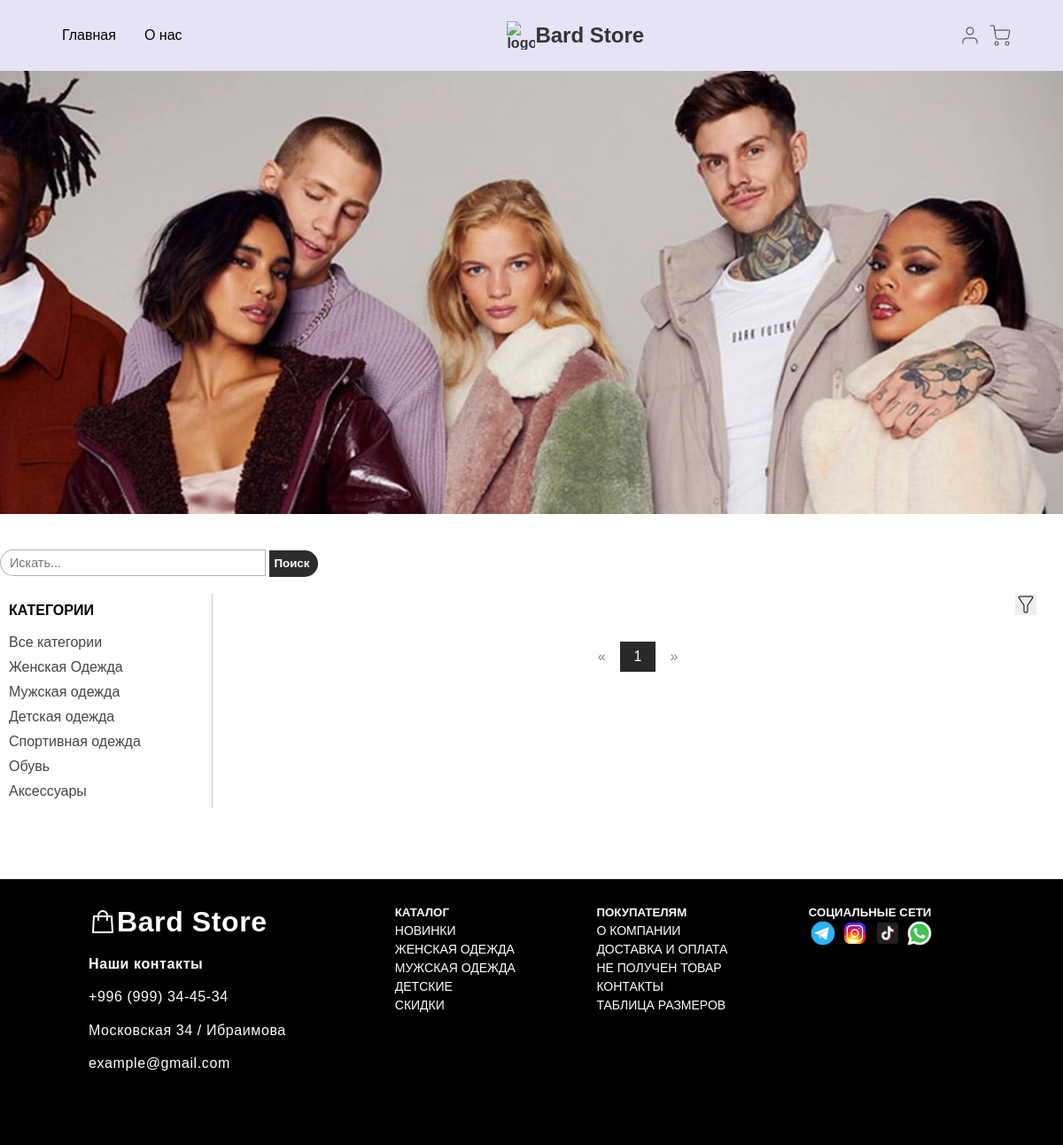
Screenshot of /category/3/ with the database file from the repository.
### main/models.py (models this page shows)
class ProductCategory(models.Model):
    name = models.CharField(max_length=128, unique=True)
    description = models.TextField(null=True, blank=True)
    class Meta:
        verbose_name = 'category'
        verbose_name_plural = 'Categories'
    def __str__(self):
        return self.name

### main/views.py (the view)
# urls.py: path('category/<int:category_id>/', products, name='category'),
def products(request, category_id=None, page_number=1):
    categories = ProductCategory.objects.all()
    products = Product.objects.all()
    if category_id:
        products = products.filter(category_id=category_id)
    search_query = request.GET.get('s')
    if search_query:
        search_query = search_query.capitalize()
        products = products.filter(Q(name__icontains=search_query) | Q(name__iexact=search_query))
    per_page = 4
    paginator = Paginator(products, per_page)
    products_paginator = paginator.page(page_number)
    context = {
        'products': products_paginator,
        'categories': categories,
        'current_page': page_number,
        'category_id': category_id,
        'search_query': search_query,
    }
    return render(request, 'main/products.html', context)

### main/templates/main/products.html (shortened to what this page needs)
{% load static %}
<!DOCTYPE html>
<html lang="en">
<head>
    <link rel="stylesheet" href="{% static 'vendor/css/products.css' %}">
</head>
<body>
    <header>
        <div class="header_wrapper">
            <nav class="navigation">
                <ul class="links">
                    <a href="{% url 'main:bardStore' %}">Главная</a>
                    <a href="{% url 'main:bardStore' %}#about-us">О нас</a>
                </ul>
                <div class="logo">
                    <a href="#">
                        <img src="{% static 'vendor/img/svg_icons/logo.png' %}" alt="logo">
                        <h1>Bard Store</h1>
                    </a>
                </div>
                <div class="profile_items">
                    <a href="{% url 'users:user_profile' %}">
                        <img src="{% static 'vendor/img/svg_icons/user.svg' %}" alt="user_icon">
                    </a>
                    <a href="{% url 'users:cart' %}">
                        <img src="{% static 'vendor/img/svg_icons/shopping-cart.svg' %}" alt="user_icon">
                    </a>
                </div>
            </nav>
        </div>
    </header>
    <main>
        <div class="main_wrapper">
            <ul id="slides">
                <li class="slide"></li>
            </ul>
            <div class="container">
                <nav class="nav">
                    <form class="search-form" action="{% url 'main:products' %}" method="get">
                        <input name="s" placeholder="Искать..." type="search" value="{% if search_query %}{{ search_query }}{% endif %}">
                        <button type="submit">Поиск</button>
                    </form>
                </nav>
                <div class="block-content">
                    <div class="row">
                        <div class="category">
                            <h4 class="h4">КАТЕГОРИИ</h4>
                            <div class="category-items">
                                <ul>
                                    <a  class="cat-item" href="{% url 'main:products' %}">Все категории</a>
                                    {% for category in categories %}
                                    <a  class="cat-item" href="{% url 'main:category' category.id %}">{{ category }}</a>
                                    {% endfor %}
                                </ul>
                            </div>
                        </div>
                    </div>
                    <div class="goods">
                        <div class="filter-block">
                            <button onclick="myFunction()" class="dropbtn">
                            </button>
                        </div>
                        <div class="goods-block">
                            <nav class="pagination">
                                <a href="{% if products.has_previous %}{% if category_id %}{% url 'main:category_paginator' category_id=category_id page_number=products.previous_page_number %}{% else %}{% url 'main:paginator' page_number=products.previous_page_number %}{% endif %}{% else %}#{% endif %}" class="{% if not products.has_previous %}disabled{% endif %}">«</a>
                                {% for page in products.paginator.page_range %}
                                    {% if category_id %}
                                        <a href="{% url 'main:category_paginator' category_id=category_id page_number=page %}" class="{% if page == current_page %}active{% endif %}">{{ page }}</a>
                                    {% else %}
                                        <a href="{% url 'main:paginator' page_number=page %}" class="{% if page == current_page %}active{% endif %}">{{ page }}</a>
                                    {% endif %}
                                {% endfor %}
                                <a href="{% if products.has_next %}{% if category_id %}{% url 'main:category_paginator' category_id=category_id page_number=products.next_page_number %}{% else %}{% url 'main:paginator' page_number=products.next_page_number %}{% endif %}{% else %}#{% endif %}" class="{% if not products.has_next %}disabled{% endif %}">»</a>
                            </nav>
                        </div>
                    </div>
                </div>
            </div>
        </div>
    </main>
    <footer>
        <div class="left-footer-block">
            <div class="logo">
                <a href="#">
                    <img src="{% static 'vendor/img/svg_icons/footer-logo.png' %}" alt="logo">
                    <h1 class="footer-h1">Bard Store</h1>
                </a>
            </div>
            <div id="contacts" class="contacts">
                <h4>Наши контакты</h4>
                <p>+996 (999) 34-45-34</p>
                <p>Московская 34 / Ибраимова</p>
                <p>example@gmail.com</p>
            </div>
        </div>
        <div class="rigth-footer-block">
            <div class="for-buyers">
                <h5>КАТАЛОГ</h5>
                <a href="#">НОВИНКИ</a>
                <a href="#">ЖЕНСКАЯ ОДЕЖДА</a>
                <a href="#">МУЖСКАЯ ОДЕЖДА</a>
                <a href="#">ДЕТСКИЕ</a>
                <a href="#">СКИДКИ</a>
            </div>
            <div class="for-buyers">
                <h5>ПОКУПАТЕЛЯМ</h5>
                <a href="#">О КОМПАНИИ</a>
                <a href="#">ДОСТАВКА И ОПЛАТА</a>
                <a href="#">НЕ ПОЛУЧЕН ТОВАР</a>
                <a href="#">КОНТАКТЫ</a>
                <a href="#">ТАБЛИЦА РАЗМЕРОВ</a>
            </div>
            <div class="socials">
                <h5>СОЦИАЛЬНЫЕ СЕТИ</h5>
                <div class="social-items">
                    <a href="#"><img src="{% static 'vendor/img/svg_icons/telegram.png' %}" alt="facebook"></a>
                    <a href="#"><img src="{% static 'vendor/img/svg_icons/instagram.png' %}" alt="instagram"></a>
                    <a href="#"><img src="{% static 'vendor/img/svg_icons/tiktok.png' %}" alt="tiktok"></a>
                    <a href="#"><img src="{% static 'vendor/img/svg_icons/whatsapp.png' %}" alt="whatsapp"></a>
                </div>
            </div>
        </div>
    </footer>
</body>
</html>

### rows the page displays
ProductCategory: name "Женская Одежда"
ProductCategory: name "Мужская одежда"
ProductCategory: name "Детская одежда"
ProductCategory: name "Спортивная одежда"
ProductCategory: name "Обувь"
ProductCategory: name "Аксессуары"

### other values shown
{{ page }} "1"
